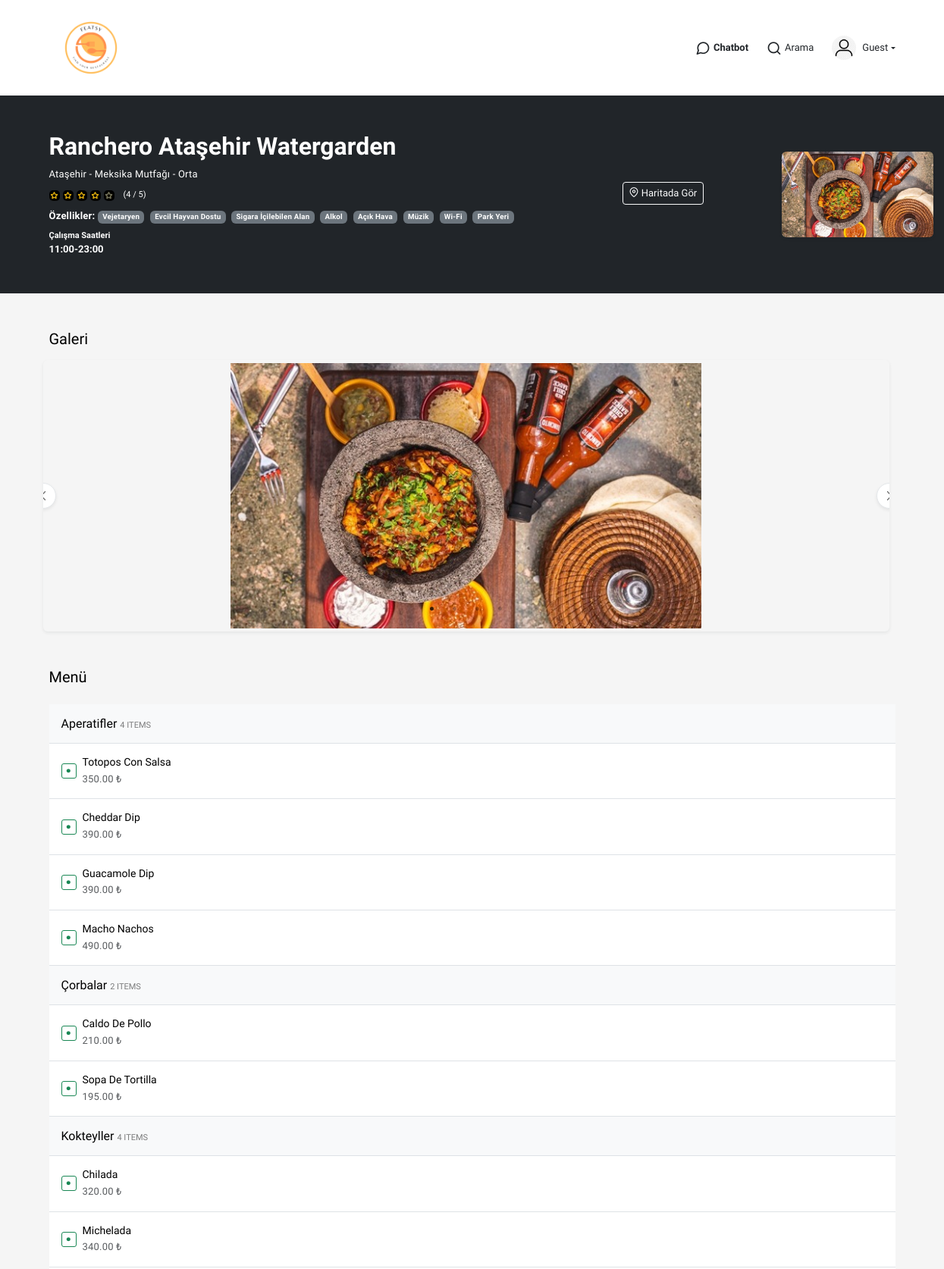
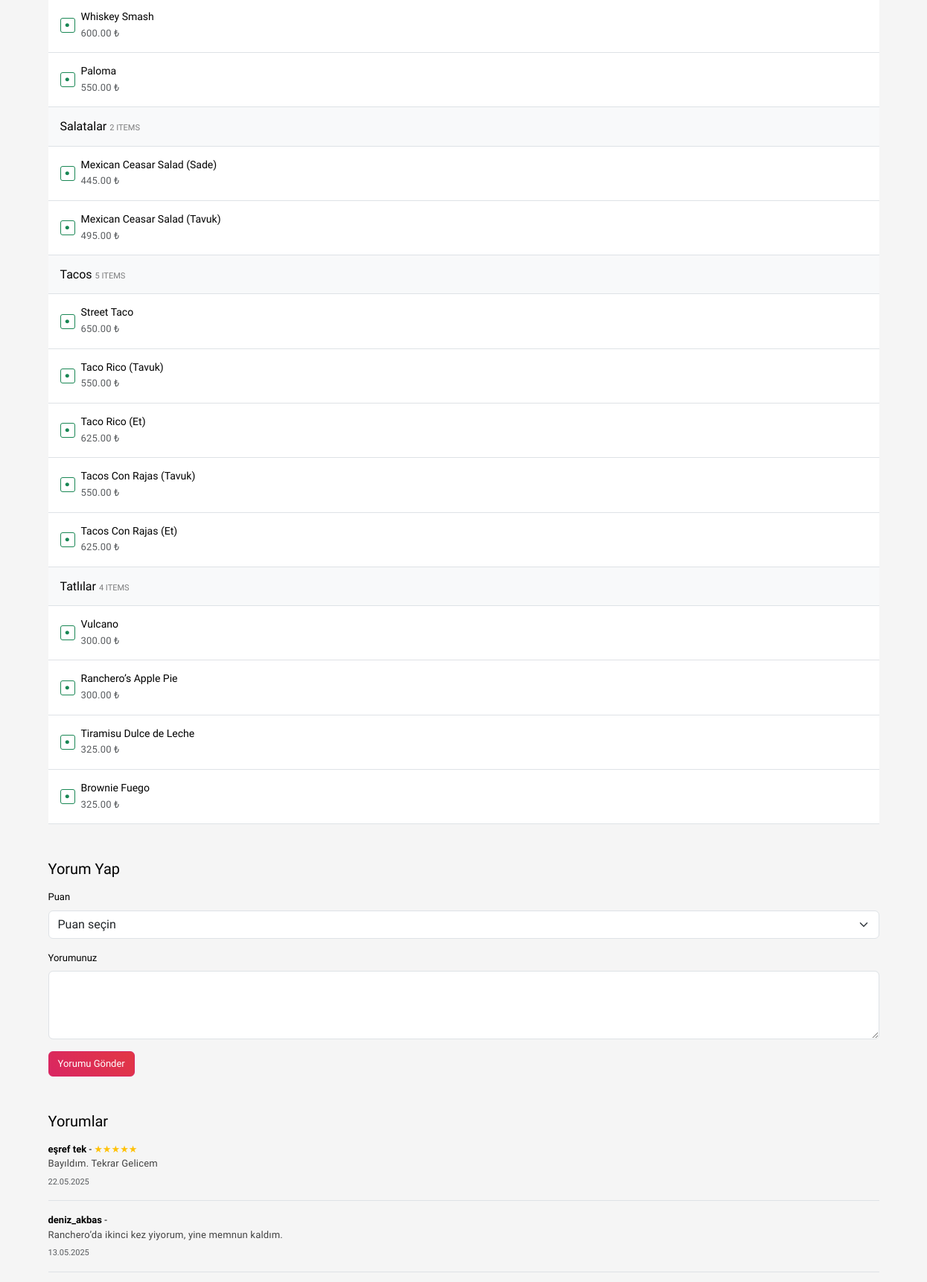
Screenshot of /restaurant.php?id=1 (upper part) with the database file from the repository (2 pictures, top to bottom).
### tables this page shows
CREATE TABLE `restaurants` (
  `id` int(11) NOT NULL,
  `name` varchar(150) NOT NULL,
  `description` text DEFAULT NULL,
  `phone` varchar(20) DEFAULT NULL,
  `profile_picture` varchar(255) DEFAULT NULL,
  `website` varchar(255) DEFAULT NULL,
  `instagram_url` varchar(255) DEFAULT NULL,
  `is_verified` tinyint(1) DEFAULT 0,
  `is_active` tinyint(1) DEFAULT 1,
  `opening_hours` varchar(50) DEFAULT NULL,
  `created_at` datetime DEFAULT current_timestamp(),
  `updated_at` datetime DEFAULT current_timestamp() ON UPDATE current_timestamp(),
  `price_range_id` int(11) DEFAULT NULL,
  `county_id` int(11) DEFAULT NULL,
  `is_approved` tinyint(1) DEFAULT 0
);

CREATE TABLE `counties` (
  `id` int(11) NOT NULL,
  `city_id` int(11) NOT NULL,
  `name` varchar(100) NOT NULL
);

CREATE TABLE `price_ranges` (
  `id` int(11) NOT NULL,
  `min_price` int(11) NOT NULL,
  `max_price` int(11) NOT NULL,
  `label` varchar(100) DEFAULT NULL
);

CREATE TABLE `features` (
  `id` int(11) NOT NULL,
  `name` varchar(100) NOT NULL,
  `is_active` tinyint(1) DEFAULT 1
);

CREATE TABLE `restaurant_images` (
  `id` int(11) NOT NULL,
  `restaurant_id` int(11) NOT NULL,
  `image_url` varchar(255) NOT NULL,
  `uploaded_at` datetime DEFAULT current_timestamp(),
  `is_main` tinyint(1) DEFAULT 0,
  `created_at` datetime DEFAULT current_timestamp()
);

CREATE TABLE `restaurant_menu_items` (
  `id` int(11) NOT NULL,
  `restaurant_id` int(11) NOT NULL,
  `section_name` varchar(100) DEFAULT NULL,
  `name` varchar(150) NOT NULL,
  `price` decimal(10,2) NOT NULL,
  `sort_order` int(11) DEFAULT 0,
  `created_at` datetime DEFAULT current_timestamp()
);

CREATE TABLE `comments` (
  `id` int(11) NOT NULL,
  `user_id` int(11) NOT NULL,
  `restaurant_id` int(11) NOT NULL,
  `description` text NOT NULL,
  `created_at` datetime DEFAULT current_timestamp(),
  `is_approved` tinyint(1) DEFAULT 0
);

CREATE TABLE `users` (
  `id` int(11) NOT NULL,
  `username` varchar(100) NOT NULL,
  `name` varchar(100) DEFAULT NULL,
  `surname` varchar(100) DEFAULT NULL,
  `mail` varchar(150) NOT NULL,
  `phone` varchar(20) DEFAULT NULL,
  `password` varchar(255) NOT NULL,
  `birth_date` date DEFAULT NULL,
  `profile_picture` varchar(255) DEFAULT NULL,
  `created_at` datetime DEFAULT current_timestamp(),
  `updated_at` datetime DEFAULT current_timestamp() ON UPDATE current_timestamp(),
  `is_active` tinyint(1) DEFAULT 1
);

CREATE TABLE `actions` (
  `id` int(11) NOT NULL,
  `user_id` int(11) NOT NULL,
  `restaurant_id` int(11) NOT NULL,
  `rating` tinyint(4) DEFAULT NULL CHECK (`rating` between 1 and 5),
  `is_favorited` tinyint(1) DEFAULT 0,
  `created_at` datetime DEFAULT current_timestamp(),
  `updated_at` datetime DEFAULT current_timestamp() ON UPDATE current_timestamp()
);

### db/functions.php (called while the page is built, shortened)
<?php
include(__DIR__ . "/config_db.php");
function get_restaurant_features($restaurant_id) {
    global $conn;
    $stmt = $conn->prepare("
        SELECT f.id, f.name
        FROM restaurant_features rf
        JOIN features f ON rf.feature_id = f.id
        WHERE rf.restaurant_id = ?
    ");
    $stmt->bind_param("i", $restaurant_id);
    $stmt->execute();
    $result = $stmt->get_result();
    $features = [];
    while ($row = $result->fetch_assoc()) {
        $features[] = $row;
    }
    return $features;
}
function get_restaurant_details($restaurant_id) {
    global $conn;
    $sql = "
        SELECT
            r.*,
            counties.name AS county,
            (
                SELECT categories.name
                FROM restaurant_categories rc
                JOIN categories ON rc.category_id = categories.id
                WHERE rc.restaurant_id = r.id
                LIMIT 1
            ) AS category,
            price_ranges.label AS price_range
        FROM restaurants r
        LEFT JOIN counties ON r.county_id = counties.id
        LEFT JOIN price_ranges ON r.price_range_id = price_ranges.id
        WHERE r.id = ?
    ";
    $stmt = $conn->prepare($sql);
    $stmt->bind_param("i", $restaurant_id);
    $stmt->execute();
    $result = $stmt->get_result();
    return $result->fetch_assoc();
}
function get_restaurant_average_rating($restaurant_id) {
    global $conn;
    $sql = "SELECT AVG(rating) as average_rating FROM actions WHERE restaurant_id = ? AND rating IS NOT NULL";
    $stmt = $conn->prepare($sql);
    $stmt->bind_param("i", $restaurant_id);
    $stmt->execute();
    $result = $stmt->get_result();
    $row = $result->fetch_assoc();
    return round($row['average_rating'] ?? 0, 1);
}
function get_restaurant_comments($restaurant_id) {
    global $conn;
    $sql = "
        SELECT c.description AS comment_text, c.created_at, u.username, a.rating
        FROM comments c
        LEFT JOIN users u ON c.user_id = u.id
        LEFT JOIN actions a ON c.user_id = a.user_id AND c.restaurant_id = a.restaurant_id
        WHERE c.restaurant_id = ?
        ORDER BY c.created_at DESC
    ";
    $stmt = $conn->prepare($sql);
    $stmt->bind_param("i", $restaurant_id);
    $stmt->execute();
    return $stmt->get_result();
}
function get_restaurant_images($restaurant_id) {
    global $conn;
    $stmt = $conn->prepare("SELECT image_url FROM restaurant_images WHERE restaurant_id = ?");
    $stmt->bind_param("i", $restaurant_id);
    $stmt->execute();
    return $stmt->get_result();
}
     function get_menu_grouped_by_section($restaurant_id) {
    global $conn;
    $stmt = $conn->prepare("
        SELECT section_name, name, price, sort_order
        FROM restaurant_menu_items
        WHERE restaurant_id = ?
        ORDER BY section_name ASC, sort_order ASC
    ");
    $stmt->bind_param("i", $restaurant_id);
    $stmt->execute();
    $result = $stmt->get_result();
    $menu = [];
    while ($row = $result->fetch_assoc()) {
        $menu[$row['section_name']][] = $row;
    }
    return $menu;
}
function get_main_image_url($restaurant_id) {
    global $conn;
    $stmt = $conn->prepare("SELECT image_url FROM restaurant_images WHERE restaurant_id = ? AND is_main = 1 LIMIT 1");
    $stmt->bind_param("i", $restaurant_id);
    $stmt->execute();
    $result = $stmt->get_result();
    if ($row = $result->fetch_assoc()) {
        return "img/restaurants/" . $row['image_url'];
    } else {
        return "img/restaurants/default.jpg";
    }
}

### restaurant.php (the view, shortened to what this page needs)
<?php
include 'db/functions.php';
$restaurant_id = $_GET['id'] ?? $_POST['restaurant_id'] ?? null;
$restaurant = get_restaurant_details($restaurant_id);
$average_rating = get_restaurant_average_rating($restaurant_id);
$features = get_restaurant_features($restaurant_id);
$gallery_images = get_restaurant_images($restaurant_id);
$grouped_menu = get_menu_grouped_by_section($restaurant_id);
?>
<!DOCTYPE html>
<html lang="en">
<head>
    <link href="vendor/slick/slick/slick.css" rel="stylesheet" type="text/css">
    <link href="vendor/slick/slick/slick-theme.css" rel="stylesheet" type="text/css">
    <link href="vendor/icons/feather.css" rel="stylesheet" type="text/css">
    <link href="vendor/bootstrap/css/bootstrap.min.css" rel="stylesheet">
    <link href="css/style.css" rel="stylesheet">
    <link href="vendor/sidebar/demo.css" rel="stylesheet">
</head>
<body class="fixed-bottom-bar">
<header class="section-header">
    <section class="header-main shadow-sm bg-white">
        <div class="container">
            <div class="row align-items-center justify-content-between py-2">
                <div class="col-auto">
                    <a href="home.php" class="brand-wrap mb-0">
                        <img alt="logo" src="img/logo.png" class="img-fluid" style="height: 110px;">
                    </a>
                </div>
                <div class="col-auto d-flex align-items-center gap-4">
                  <a href="chatbot.php" class="d-flex align-items-center text-dark text-decoration-none">
            <i class="feather-message-circle h5 mb-0 me-1"></i>
            <span class="fw-semibold">Chatbot</span>
          </a>
                <div class="col-auto d-flex align-items-center">
                    <a href="search.php" class="me-4 text-dark">
                        <div class="d-flex align-items-center">
                            <i class="feather-search h5 mb-0"></i>
                            <span class="ms-1">Arama</span>
                        </div>
                    </a>
                    <div class="dropdown">
                        <a href="#" class="dropdown-toggle text-dark d-flex align-items-center" id="dropdownMenuButton" data-bs-toggle="dropdown" aria-haspopup="true" aria-expanded="false">
                            <img alt="#" src="img/homelogo/guestlogo.png" class="img-fluid rounded-circle me-2" style="height: 32px;">
                            <?php echo $_SESSION['user_email'] ?? 'Guest'; ?>
                        </a>
                    </div>
                </div>
            </div>
        </div>
    </section>
</header>
<section class="bg-dark text-white py-5">
    <div class="container">
        <div class="row align-items-center">
            <div class="col-md-8">
                <h2 class="fw-bold mb-2"><?php echo htmlspecialchars($restaurant['name']); ?></h2>
                <p class="mb-1 text-white">
  <?php echo htmlspecialchars($restaurant['county']); ?> -
  <?php echo htmlspecialchars($restaurant['category']); ?> -
  <?php echo htmlspecialchars($restaurant['price_range']); ?>
</p>
                <div class="d-flex align-items-center my-2">
                    <ul class="rating-stars list-unstyled d-flex mb-0">
                        <li>
                            <?php
                            $rounded = floor($average_rating);
                            for ($i = 0; $i < 5; $i++) {
                                echo $i < $rounded ? '<i class="feather-star text-warning me-1"></i>' : '<i class="feather-star text-secondary me-1"></i>';
                            }
                            ?>
                        </li>
                    </ul>
                    <small class="ms-2">(<?php echo $average_rating; ?> / 5)</small>
                </div>
                <?php if (!empty($features)): ?>
    <p class="mb-2">
    <strong class="text-white">Özellikler:</strong>
        <?php foreach ($features as $feature): ?>
            <span class="badge bg-secondary me-1"><?php echo htmlspecialchars($feature['name']); ?></span>
        <?php endforeach; ?>
    </p>
<?php endif; ?>
<div class="d-flex mt-2">
    <div>
        <small class="text-white d-block fw-semibold">Çalışma Saatleri</small>
        <span class="fw-bold text-white">
            <?php echo htmlspecialchars($restaurant['opening_hours'] ?? 'Saat bilgisi yok'); ?>
        </span>
    </div>
</div>
            </div>
    <div class="col-md-4 mt-4 mt-md-0 d-flex justify-content-end">
  <div class="position-relative" style="max-width: 150px;">
    <a href="map.php?restaurant_id=<?= $restaurant_id ?>"
       class="btn btn-outline-light btn-sm position-absolute"
       style="top: 40px; left: -210px;">
      <i class="feather-map-pin"></i> Haritada Gör
    </a>
            <div class="col-md-4 text-md-end mt-4 mt-md-0">
<?php $main_image = get_main_image_url($restaurant_id); ?>
<img src="<?php echo htmlspecialchars($main_image); ?>" class="img-fluid rounded shadow-sm" style="max-width: 200px; height: auto;">
            </div>
        </div>
    </div>
</section>
<?php if ($gallery_images && $gallery_images->num_rows > 0): ?>
 <div class="container my-5">
  <h5 class="mb-3">Galeri</h5>
  <div class="slick-slider rounded overflow-hidden shadow-sm" style="max-width: 100%;">
    <?php while ($img = $gallery_images->fetch_assoc()): ?>
      <div class="p-1 text-center">
        <img src="img/restaurants/<?php echo htmlspecialchars($img['image_url']); ?>"
             class="img-fluid rounded"
             style="width: 100%; height: 350px; object-fit: contain; border-radius: 12px;">
      </div>
    <?php endwhile; ?>
  </div>
</div>
<?php endif; ?>
<div class="container my-5">
  <h5 class="mt-5 mb-4">Menü</h5>
<?php foreach ($grouped_menu as $section => $items): ?>
    <div class="row m-0">
        <h6 class="p-3 m-0 bg-light w-100">
            <?php echo htmlspecialchars($section); ?>
            <small class="text-black-50"><?php echo count($items); ?> ITEMS</small>
        </h6>
        <div class="col-md-12 px-0 border-top">
            <div class="bg-white">
                <?php foreach ($items as $item): ?>
                    <div class="d-flex align-items-center gap-2 p-3 border-bottom gold-members">
                        <?php if (!empty($item['image_url'])): ?>
                            <img alt="#" src="img/restaurants/<?php echo htmlspecialchars($item['image_url']); ?>" class="rounded-pill" style="width: 48px; height: 48px; object-fit: cover;">
                        <?php else: ?>
                            <div class="fw-bold text-success veg">.</div>
                        <?php endif; ?>
                        <div>
                            <h6 class="mb-1">
                                <?php echo htmlspecialchars($item['name']); ?>
                            </h6>
                            <p class="text-muted mb-0"><?php echo number_format($item['price'], 2); ?> ₺</p>
                        </div>
                    </div>
                <?php endforeach; ?>
            </div>
        </div>
    </div>
<?php endforeach; ?>
    </div>
    <div class="container mt-5">
    <h5 class="mb-3">Yorum Yap</h5>
    <form method="POST" action="">
        <div class="mb-3">
            <label for="rating" class="form-label">Puan</label>
            <select class="form-select" id="rating" name="rating" required>
                <option value="">Puan seçin</option>
            </select>
        </div>
        <div class="mb-3">
            <label for="comment_text" class="form-label">Yorumunuz</label>
            <textarea class="form-control" id="comment_text" name="comment_text" rows="4" required></textarea>
        </div>
        <button type="submit" class="btn btn-primary">Yorumu Gönder</button>
    </form>
</div>
<div class="container mt-5">
    <h5 class="mb-3">Yorumlar</h5>
    <?php
    $comments = get_restaurant_comments($restaurant_id);
    if ($comments && $comments->num_rows > 0):
        while ($comment = $comments->fetch_assoc()):
    ?>
        <div class="border-bottom pb-3 mb-3">
            <strong><?php echo htmlspecialchars($comment['username']); ?></strong> -
            <span class="text-warning"><?php echo str_repeat("★", intval($comment['rating'])); ?></span>
            <p class="mb-1"><?php echo htmlspecialchars($comment['comment_text']); ?></p>
            <small class="text-muted"><?php echo date("d.m.Y", strtotime($comment['created_at'])); ?></small>
        </div>
    <?php endwhile; else: ?>
        <p class="text-muted">Henüz yorum yapılmamış.</p>
    <?php endif; ?>
</div>
</body>
</html>

### css/style.css (style rules this page uses)
body { font-family: 'Mulish', sans-serif; font-size: 13px; color: #000000; background: #f5f5f5; }
.slick-slider { margin: 0 -8px; }
.slick-slide { padding: 8px; }
.fw-bold { font-weight: 600 !important; }
.small, small { font-size: 11px !important; }
div, a { outline: none !important; }
.form-control, .btn, .input-group-sm>.custom-select, .input-group-sm>.form-control, .input-group-sm>.input-group-text>.btn, .input-group-sm>.input-group-text>.input-group-text, .input-group-sm>.input-group-prepend>.btn, .input-group-sm>.input-group-prepend>.input-group-text { font-size: 13px; }
.form-control { box-shadow: none !important; }
.header-main .container { position: relative; }
.brand-wrap img { height: 40px; }
.btn-primary { background: #d92662; background: -moz-linear-gradient(45deg, #d92662 0%, #e23744 100%); background: -webkit-linear-gradient(45deg, #d92662 0%, #e23744 100%); background: linear-gradient(45deg, #d92662 0%, #e23744 100%); filter: progid: DXImageTransform.Microsoft.gradient(startColorstr='#d92662', endColorstr='#e23744', GradientType=1); border-color: #d92662; }
a { color: #e23744; text-decoration: none !important; }
p { color: #424242; letter-spacing: 0.2px; }
.rating-stars .feather-star { font-size: 10px; background: #000000; color: #fff; padding: 2px; text-shadow: 0px 0px 1px #d2b128; border-radius: 5px; }
.gold-members h6, .menu-list h6 { font-size: 14px; }
.non_veg, .veg { width: 20px; border: 1px solid; height: 20px; border-radius: 3px; font-size: 32px; text-align: center; line-height: 0px; }

### rows the page displays
restaurants: name "Ranchero Ataşehir Watergarden", county.name "Ataşehir", price_range.label "Orta", opening_hours "11:00-23:00"
features: name "Vejetaryen"
features: name "Evcil Hayvan Dostu"
features: name "Sigara İçilebilen Alan"
features: name "Alkol"
features: name "Açık Hava"
features: name "Müzik"
features: name "Wi-Fi"
features: name "Park Yeri"
restaurant_images: image_url (picture)
restaurant_menu_items: name "Totopos Con Salsa", price "350.00"
restaurant_menu_items: name "Cheddar Dip", price "390.00"
restaurant_menu_items: name "Guacamole Dip", price "390.00"
restaurant_menu_items: name "Macho Nachos", price "490.00"
restaurant_menu_items: name "Caldo De Pollo", price "210.00"
restaurant_menu_items: name "Sopa De Tortilla", price "195.00"
restaurant_menu_items: name "Chilada", price "320.00"
restaurant_menu_items: name "Michelada", price "340.00"
restaurant_menu_items: name "Whiskey Smash", price "600.00"
restaurant_menu_items: name "Paloma", price "550.00"
restaurant_menu_items: name "Mexican Ceasar Salad (Sade)", price "445.00"
restaurant_menu_items: name "Mexican Ceasar Salad (Tavuk)", price "495.00"
restaurant_menu_items: name "Street Taco", price "650.00"
restaurant_menu_items: name "Taco Rico (Tavuk)", price "550.00"
restaurant_menu_items: name "Taco Rico (Et)", price "625.00"
restaurant_menu_items: name "Tacos Con Rajas (Tavuk)", price "550.00"
restaurant_menu_items: name "Tacos Con Rajas (Et)", price "625.00"
restaurant_menu_items: name "Vulcano", price "300.00"
restaurant_menu_items: name "Ranchero’s Apple Pie", price "300.00"
restaurant_menu_items: name "Tiramisu Dulce de Leche", price "325.00"
restaurant_menu_items: name "Brownie Fuego", price "325.00"
comments: user.username "eşref tek", actions.rating "★★★★★", description "Bayıldım. Tekrar Gelicem", created_at "22.05.2025"
comments: user.username "deniz_akbas", description "Ranchero’da ikinci kez yiyorum, yine memnun kaldım.", created_at "13.05.2025"

### other values shown
$_SESSION['user_email'] "Guest"
$restaurant['category'] "Meksika Mutfağı"
$average_rating "4"
$section "Aperatifler"
count($items) "4"
$section "Çorbalar"
count($items) "2"
$section "Kokteyller"
$section "Salatalar"
$section "Tacos"
count($items) "5"
$section "Tatlılar"
